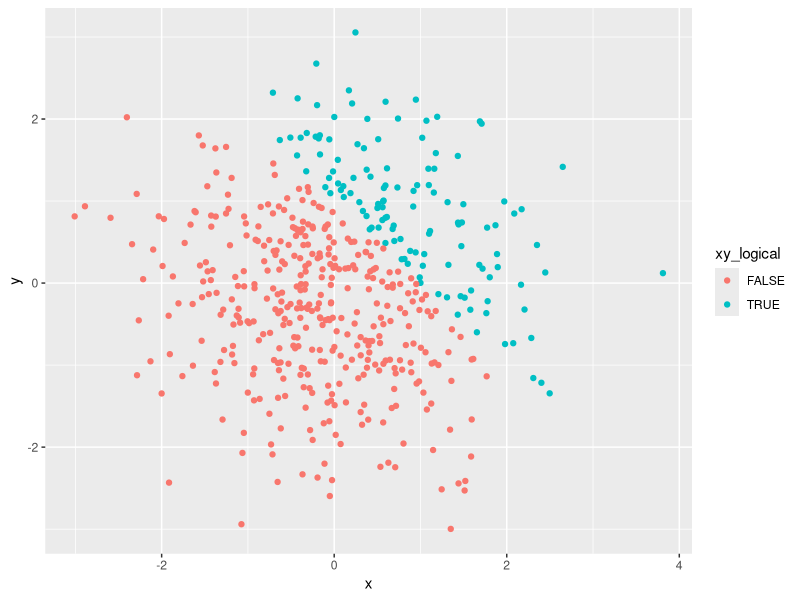
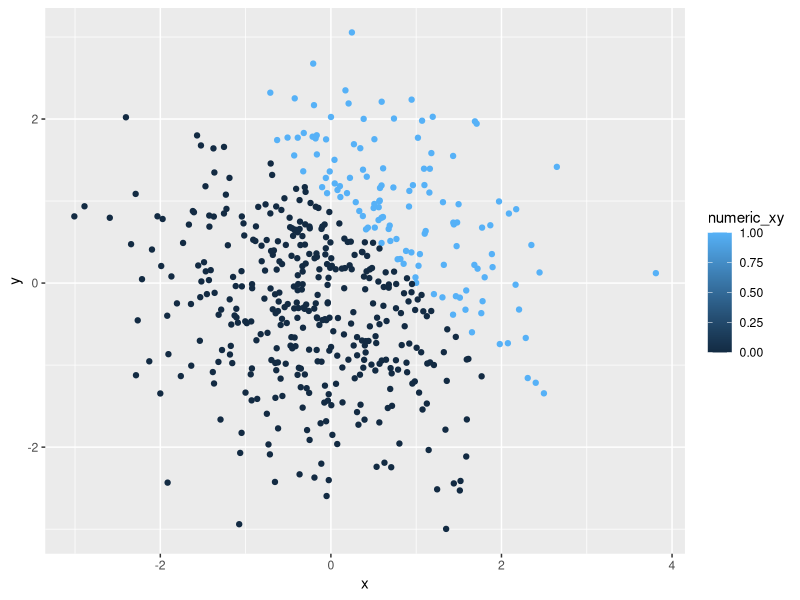
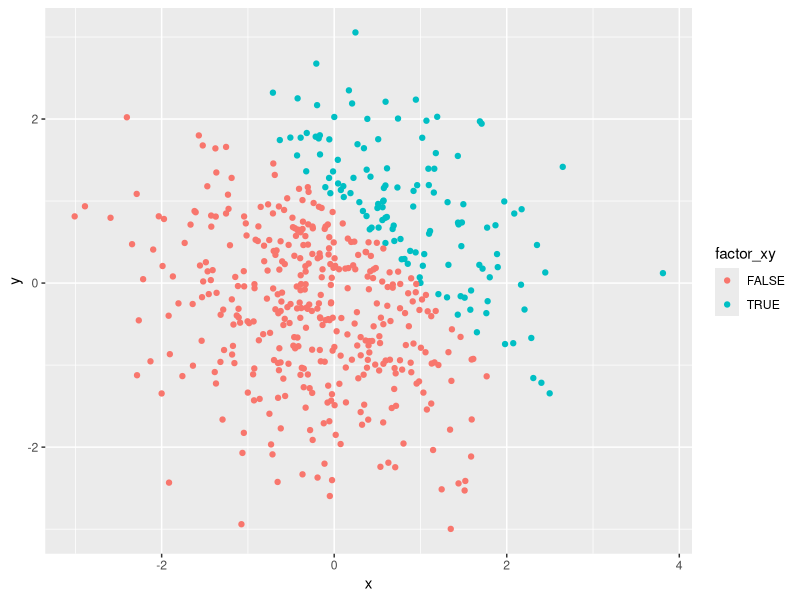
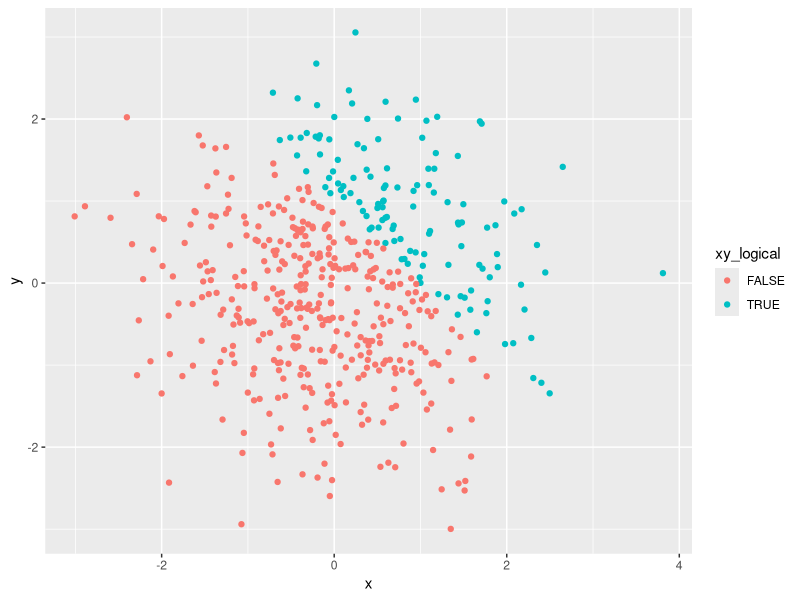

Recreate these plots in R, in order.
## ---- chunk 1

# First, load tidyverse package.
library(tidyverse)   

# Set a seed to ensure reproducibility

set.seed(1)

# Next, define data frame called 'problem1_df'

problem1_df = tibble(    
  norm_samp = rnorm(8),    
  norm_samp_pos = norm_samp > 0,  
  vec_char = c("this", "is", "my", "first", "time", "using", "R", "software"),   
  vec_factor = factor(c("apple", "orange", "plum", "apple", "orange", "plum", "apple", "orange"))
)

# Try to take the mean of each variable in your dataframe. What works and what doesn’t?

mean(pull(problem1_df, norm_samp)) # mean is calculated. result below.
                                   

mean(pull(problem1_df, norm_samp_pos)) # mean is calculated. result below.
                                       
mean(pull(problem1_df, vec_char)) # unable to calculate the mean of this character vector. error message below.

mean(pull(problem1_df, vec_factor)) # unable to calculate the mean of this factor vector. error message below.

## ---- chunk 2

# Convert logical vector norm_samp_pos to numeric vector
# Multiply result by our random sample norm_samp

as.numeric(pull(problem1_df, norm_samp_pos))*pull(problem1_df, norm_samp) # Resulting vector below:


# Convert the logical vector norm_samp_pos to a factor 
# Multiply result by our random sample norm_samp
# Error message appears.
# Since we're working with a factor vector, it won't multiply our random sample of numbers

as.factor(pull(problem1_df, norm_samp_pos))*pull(problem1_df, norm_samp)



# Convert the logical vector norm_samp_pos to a factor 
# Conver the resulting factor variable to numeric
# Then, multiply the result by our random sample norm_samp

as.numeric(as.factor(pull(problem1_df, norm_samp_pos)))*pull(problem1_df, norm_samp) # Resulting vector below:



## ---- chunk 3


# Next, define dataframe called problem2_df

problem2_df = tibble(    
  x = rnorm(500),
  y = rnorm(500),
  xy_logical = x+y> 1,  
  numeric_xy = as.numeric(xy_logical),
  factor_xy = as.factor(xy_logical),
)
## ---- chunk 4

ggplot(problem2_df, aes(x = x, y = y, color=xy_logical)) + geom_point()

ggsave("problem2_df.pdf")  # save first plot to current project

## ---- chunk 5
ggplot(problem2_df, aes(x = x, y = y, color=numeric_xy)) + geom_point()

## ---- chunk 6
ggplot(problem2_df, aes(x = x, y = y, color=factor_xy)) + geom_point()

